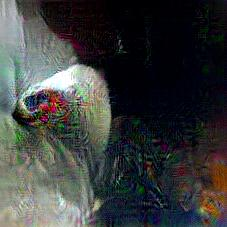
#> input picture src/debug/006.jpg, 227 x 227 px
$ python convert_to_grayscale.py --input_dir ../src/debug --output_dir out
#> lines starting #> are read from the running program, lines starting #| are printed output that depends on the picture
import argparse
from os import walk
import os
from PIL import Image

parser = argparse.ArgumentParser()
parser.add_argument('-i', '--input_dir', required=True)
parser.add_argument('-o', '--output_dir', required=True)
args = parser.parse_args()

if not os.path.exists(args.output_dir):
    os.makedirs(args.output_dir)

for (dirpath, dirnames, filenames) in walk(args.input_dir):
    for filename in filenames:
        path = os.path.abspath(os.path.join(dirpath, filename))
        im = Image.open(path).convert('L')
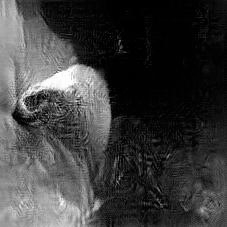
#> im: PIL image 227x227 L; min 0, max 255, mean 60.4
        out_path = os.path.abspath(os.path.join(args.output_dir, filename))
        im.save(out_path)

$ run again, on src/debug/011.jpg
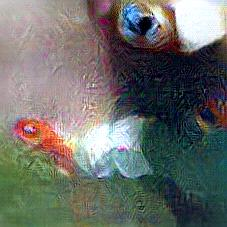
#> input picture src/debug/011.jpg, 227 x 227 px
#> `im = Image.open(path).convert('L')`:
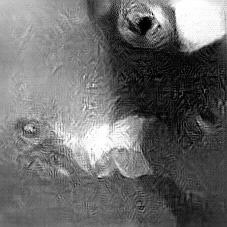
#> im: PIL image 227x227 L; min 0, max 255, mean 107.8

$ run again, on src/debug/013.jpg
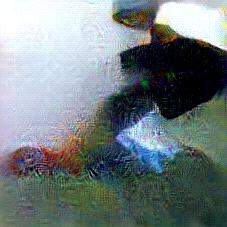
#> input picture src/debug/013.jpg, 227 x 227 px
#> `im = Image.open(path).convert('L')`:
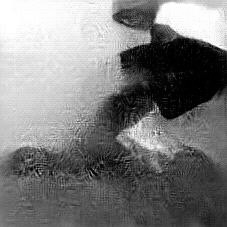
#> im: PIL image 227x227 L; min 0, max 255, mean 124.3

$ run again, on src/debug/021.jpg
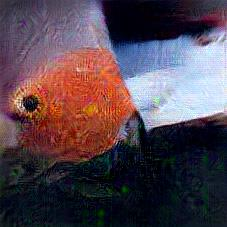
#> input picture src/debug/021.jpg, 227 x 227 px
#> `im = Image.open(path).convert('L')`:
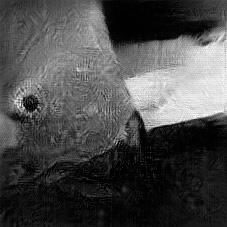
#> im: PIL image 227x227 L; min 0, max 254, mean 74.2
